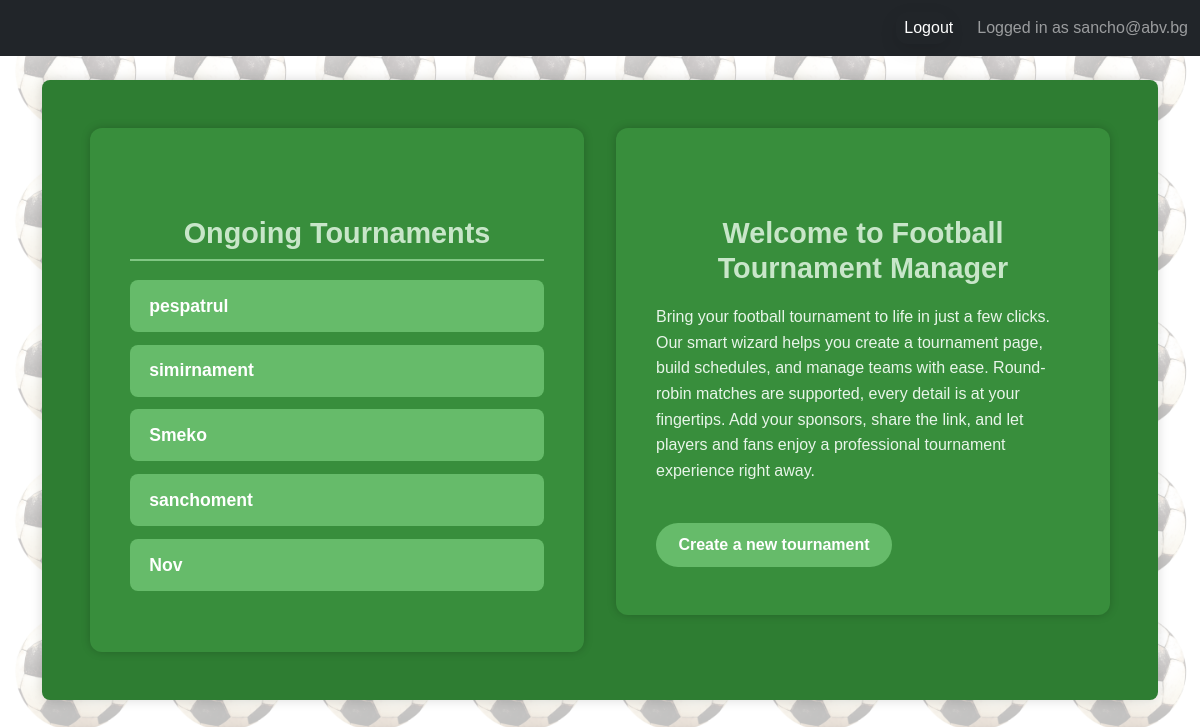
The page / (signed in) on the database its author committed.
### accounts/models.py (models this page shows)
class AppUser(AbstractBaseUser, PermissionsMixin):
    email = models.EmailField(
        unique=True,
    )
    date_joined = models.DateTimeField(
        default=timezone.now
    )
    is_active = models.BooleanField(
        default=True
    )
    is_staff = models.BooleanField(
        default=False
    )
    USERNAME_FIELD = 'email'
    REQUIRED_FIELDS = []
    objects = AppUserManager()
    def __str__(self):
        return self.email

### tournamentapp/models.py (models this page shows, shortened)
class Tournament(models.Model):
    name = models.CharField(max_length=100)
    owner = models.ForeignKey(
        settings.AUTH_USER_MODEL,
        on_delete=models.CASCADE,
        related_name='tournaments'
    )
    slug = models.SlugField(
        max_length=255,
        unique=True,
        blank=True
    )
    is_finished = models.BooleanField(
        default=False,
    )

### tournamentapp/views.py (the view)
# urls.py: path('', LandingPageView.as_view(), name='landing-page'),
class LandingPageView(TemplateView):
    template_name = 'tournament/landing_page.html'
    def get_context_data(self, **kwargs):
        context = super().get_context_data(**kwargs)
        context['tournaments'] = Tournament.objects.filter(is_finished=False)
        return context

### tournamentapp/context_processors.py (called while the page is built)
def current_tournament(request):
    tournament = Tournament.objects.first()
    return {'tournament': tournament}

### tournamentapp/templates/tournament/landing_page.html (shortened to what this page needs)
{% extends 'base.html' %}
{% block content %}
<div class="landing-page-container">
  <div class="landing-page">
    <h2 class="landing-page__tournaments">Ongoing Tournaments</h2>
    <ul class="landing-page__list">
      {% for tournament in tournaments %}
        <li class="landing-page__list-item">
          <a class="landing-page__link" href="{% url 'public-tournament-leaderboard' tournament.slug %}">
            {{ tournament.name }}
          </a>
        </li>
      {% empty %}
        <li class="landing-page__list-item">No active tournaments right now.</li>
      {% endfor %}
    </ul>
  </div>
  <div class="general">
    <h2>Welcome to Football Tournament Manager</h2>
    <p>
      Bring your football tournament to life in just a few clicks. Our smart wizard
      helps you create a tournament page, build schedules, and manage teams with ease.
      Round-robin matches are supported, every detail is at your
      fingertips. Add your sponsors, share the link, and let players and fans enjoy a
      professional tournament experience right away.
    </p>
    {% if user.is_authenticated %}
      <a class="landing-page__button" href="{% url 'tournament-create' %}">Create a new tournament</a>
    {% endif %}
  </div>
</div>
{% endblock %}

### tournamentapp/templates/base.html (shortened to what this page needs)
{% load static %}
<!DOCTYPE html>
<html lang="en">
<head>
    <link href="https://cdn.jsdelivr.net/npm/bootstrap@5.3.0/dist/css/bootstrap.min.css" rel="stylesheet" />
    <link rel="stylesheet" type="text/css" href="{% static 'css/styles.css' %}">
</head>
<body>
    <nav class="navbar navbar-expand-lg navbar-dark bg-dark fixed-top">
        <div class="container-fluid">
            <div class="collapse navbar-collapse" id="navbarNav">
                <ul class="navbar-nav ms-auto">
                    {% if user.is_authenticated %}
                        <li class="nav-item logout-form">
                            <form method="post" action="{% url 'logout' %}">
                                <button type="submit" class="logout-button">Logout</button>
                            </form>
                        </li>
                    {% endif %}
                </ul>
            </div>
                {% if user.is_authenticated %}
                        <span class="navbar-text">
                            Logged in as {{ user }}
                        </span>
                {% endif %}
        </div>
    </nav>
    <div class="container" style="margin-top: 80px;">
        {% block content %}
        {% endblock %}
    </div>
</body>
</html>

### tournamentapp/static/css/base.css (style rules this page uses)
body::before { content: ""; position: fixed; top: 0; left: 0; width: 100%; height: 100%; background: url("/static/imgs/footnail.png"); background-size: 150px; mix-blend-mode: multiply; opacity: 0.25; z-index: -1; }

### tournamentapp/static/css/navbar.css (style rules this page uses)
.navbar { font-family: Arial, sans-serif; }
.logout-form > form { display: flex; align-items: center; margin: 0; padding: 0; border: none; background: transparent; }
.logout-button { background: transparent !important; border: none !important; padding: 0.25rem 0.5rem; margin: 0; font: inherit; color: inherit; cursor: pointer; text-decoration: none; display: inline-flex; align-items: center; transition: color 0.2s ease; }
.navbar-text, .navbar-nav .logout-form { display: flex; align-items: center; margin-left: 1rem; }

### tournamentapp/static/css/landing_page.css (style rules this page uses)
.landing-page-container { display: flex; gap: 2rem; align-items: flex-start; justify-content: center; padding: 3rem; margin: 3rem auto; max-width: 1200px; box-sizing: border-box; background: #2e7d32; border-radius: 8px; box-shadow: 0 0 12px rgba(0,0,0,0.15); color: #fff; font-family: Arial, sans-serif; }
.general, .landing-page { flex: 1; min-width: 300px; padding: 3rem 2.5rem; border-radius: 12px; background: #388e3c; box-shadow: 0 0 10px rgba(0,0,0,0.2); transition: transform 0.2s ease, box-shadow 0.2s ease; }
.general h2, .landing-page__tournaments { margin-bottom: 1.2rem; font-size: 1.8rem; font-weight: 700; color: #c8e6c9; }
.landing-page__tournaments { text-align: center; padding-bottom: 0.5rem; border-bottom: 2px solid #81c784; }
.landing-page__list { margin: 0; padding: 0; list-style: none; }
.landing-page__list-item { margin-bottom: 0.8rem; font-size: 1.1rem; border-radius: 8px; background: #66bb6a; color: #fff; overflow: hidden; transition: background 0.3s ease, transform 0.2s ease; }
.landing-page__link { display: block; width: 100%; height: 100%; padding: 0.8rem 1.2rem; font-weight: 600; color: inherit; text-decoration: none; transition: background 0.3s ease, transform 0.2s ease; }
.general p { margin-bottom: 1.5rem; line-height: 1.6; color: #e8f5e9; }
.landing-page__button { display: inline-block; margin: 1rem 1rem 0 0; padding: 0.6rem 1.4rem; font-weight: bold; color: #fff; background: #66bb6a; border-radius: 999px; text-decoration: none; transition: background 0.3s ease, transform 0.2s ease; }

### tournamentapp/static/css/tournament_form.css (style rules this page uses)
form { background: #388e3c; width: 80%; max-width: 800px; margin: 50px auto; padding: 30px; border-radius: 12px; box-shadow: 0 6px 18px rgba(0, 0, 0, 0.1); color: #ffffff; transition: transform 0.2s ease, box-shadow 0.2s ease; }
h2 { text-align: center; font-size: 1.8rem; margin-top: 40px; margin-bottom: 20px; color: #388e3c; font-weight: bold; }
form button { width: 100%; padding: 12px; background: #66bb6a; color: #fff; border: none; border-radius: 8px; font-size: 1rem; font-weight: 600; cursor: pointer; transition: background 0.3s ease, transform 0.2s ease; }

### rows shown on the page
AppUser: email "sancho@abv.bg"
Tournament: name "pespatrul"
Tournament: name "simirnament"
Tournament: name "Smeko"
Tournament: name "sanchoment"
Tournament: name "Nov"
